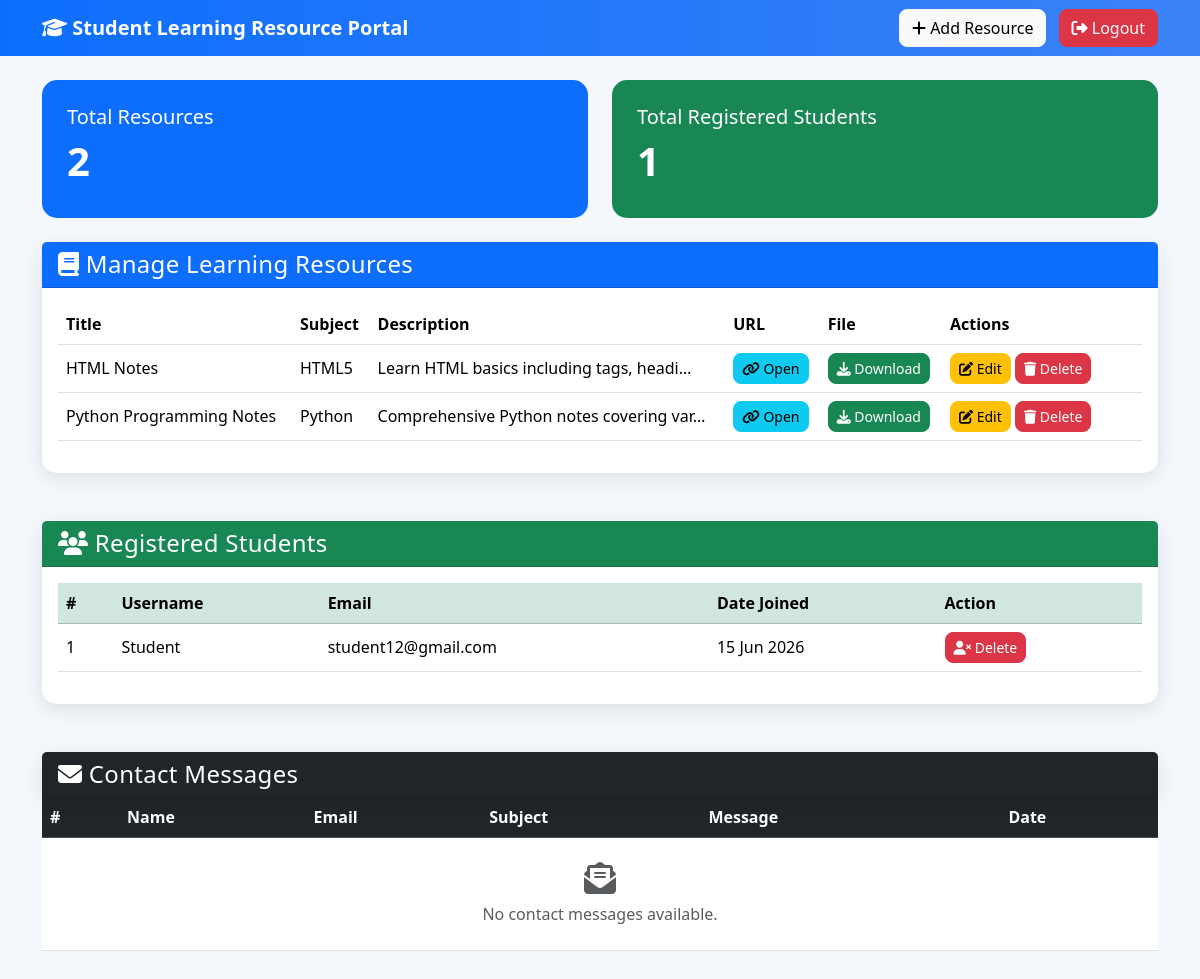
Page /adminpanel/ on the earlier database version.
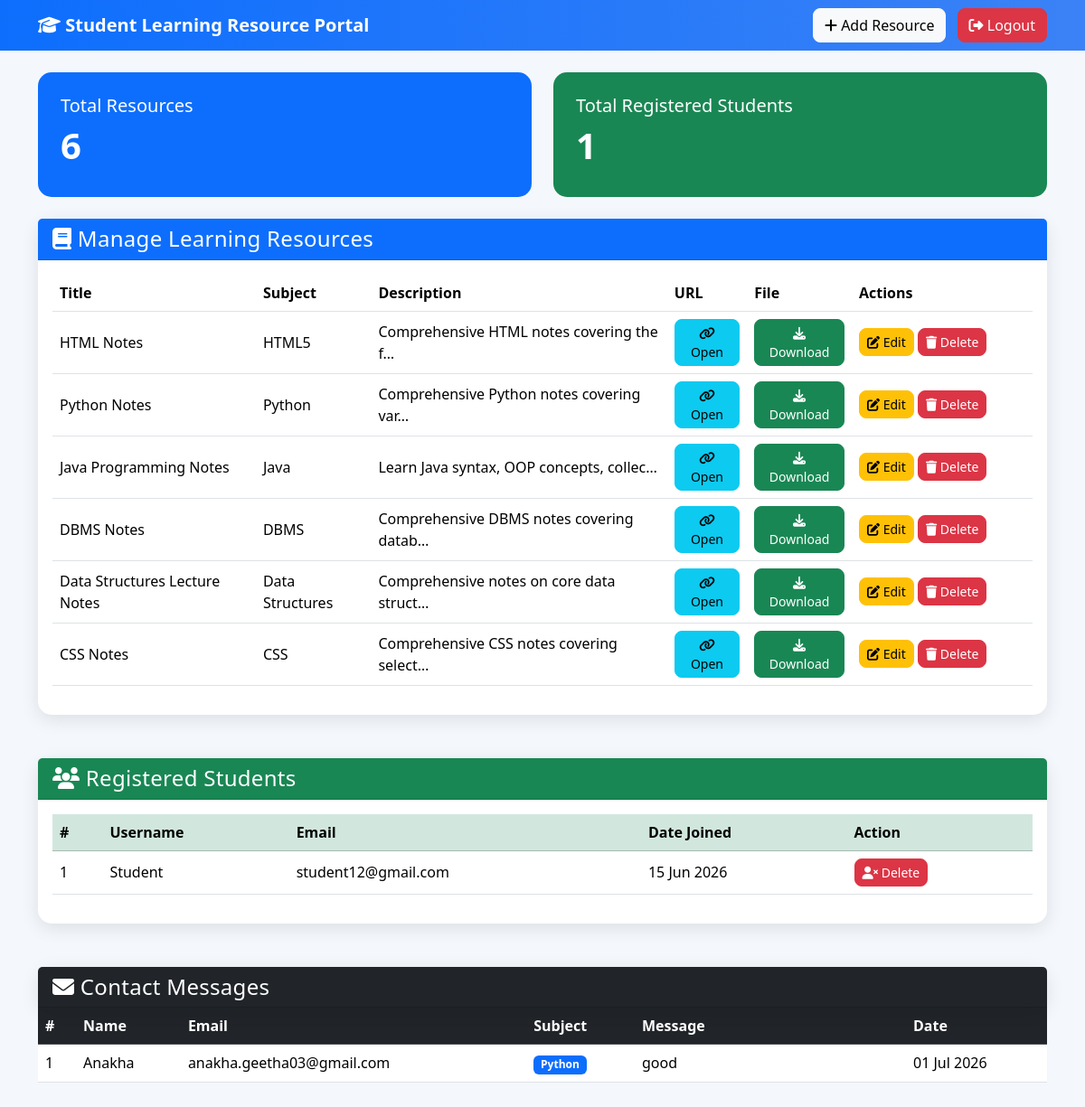
Same page on the later database version.
### studresourceapp/models.py (models this page shows, shortened)
class Resource(models.Model):
    title = models.CharField(max_length=200)
    subject = models.CharField(max_length=100)
    description = models.TextField()
    url = models.URLField()
    file = models.FileField(upload_to='resources/', null=True, blank=True)
    created_at = models.DateTimeField(auto_now_add=True)

class ContactMessage(models.Model):
    name = models.CharField(max_length=100)
    email = models.EmailField()
    subject = models.CharField(max_length=200)
    message = models.TextField()
    created_at = models.DateTimeField(auto_now_add=True)

### adminapp/views.py (the view)
# urls.py: path('', views.dashboard, name='dashboard'),
def dashboard(request):
    resources = Resource.objects.all()
    messages = ContactMessage.objects.all().order_by('-created_at')
    students = User.objects.filter(is_staff=False)
    context = {
        'resources': resources,
        'students': students,
        'resource_count': resources.count(),
        'student_count': students.count(),
        'messages': messages,
    }
    return render(request, 'adminapp/dashboard.html', context)

### adminapp/templates/adminapp/dashboard.html (shortened to what this page needs)
{% load static %}
<!DOCTYPE html>
<html lang="en">
<head>
    <link href="https://cdn.jsdelivr.net/npm/bootstrap@5.3.3/dist/css/bootstrap.min.css" rel="stylesheet">
    <link rel="stylesheet" href="https://cdnjs.cloudflare.com/ajax/libs/font-awesome/6.6.0/css/all.min.css">
</head>
<body>
    <nav class="navbar navbar-expand-lg navbar-dark">
        <div class="container">
            <span class="navbar-brand">
                <i class="fas fa-graduation-cap"></i>
                Student Learning Resource Portal
            </span>
            <div>
                <a href="{% url 'add_resource' %}" class="btn btn-light me-2">
                    <i class="fas fa-plus"></i>
                    Add Resource
                </a>
                <a href="{% url 'admin_logout' %}" class="btn btn-danger">
                    <i class="fas fa-sign-out-alt"></i>
                    Logout
                </a>
            </div>
        </div>
    </nav>
    <div class="container mt-4">
        <div class="row mb-4">
            <div class="col-md-6">
                <div class="stat-card bg-primary">
                    <h5>Total Resources</h5>
                    <h2>{{ resource_count }}</h2>
                </div>
            </div>
            <div class="col-md-6">
                <div class="stat-card bg-success">
                    <h5>Total Registered Students</h5>
                    <h2>{{ student_count }}</h2>
                </div>
            </div>
        </div>
        <div class="card dashboard-card mb-5">
            <div class="card-header bg-primary text-white">
                <h4 class="mb-0">
                    <i class="fas fa-book"></i>
                    Manage Learning Resources
                </h4>
            </div>
            <div class="card-body table-responsive">
                <table class="table table-hover align-middle">
                    <thead>
                        <tr>
                            <th>Title</th>
                            <th>Subject</th>
                            <th>Description</th>
                            <th>URL</th>
                            <th>File</th>
                            <th width="200">Actions</th>
                        </tr>
                    </thead>
                    <tbody>
                        {% for resource in resources %}
                        <tr>
                            <td>{{ resource.title }}</td>
                            <td>{{ resource.subject }}</td>
                            <td>{{ resource.description|truncatechars:40 }}</td>
                            <td>
                                {% if resource.url %}
                                <a href="{{ resource.url }}" target="_blank" class="btn btn-info btn-sm">
                                    <i class="fas fa-link"></i>
                                    Open
                                </a>
                                {% else %}
                                -
                                {% endif %}
                            </td>
                            <td>
                                {% if resource.file %}
                                <a href="{{ resource.file.url }}" download class="btn btn-success btn-sm">
                                    <i class="fas fa-download"></i>
                                    Download
                                </a>
                                {% else %}
                                No File
                                {% endif %}
                            </td>
                            <td>
                                <a href="{% url 'edit_resource' resource.id %}" class="btn btn-warning btn-sm">
                                    <i class="fas fa-edit"></i>
                                    Edit
                                </a>
                                <a href="{% url 'delete_resource' resource.id %}" class="btn btn-danger btn-sm"
                                    onclick="return confirm('Delete this resource?')">
                                    <i class="fas fa-trash"></i>
                                    Delete
                                </a>
                            </td>
                        </tr>
                        {% empty %}
                        <tr>
                            <td colspan="6" class="text-center text-muted">
                                No resources available.
                            </td>
                        </tr>
                        {% endfor %}
                    </tbody>
                </table>
            </div>
        </div>
        <div class="card dashboard-card">
            <div class="card-header bg-success text-white">
                <h4 class="mb-0">
                    <i class="fas fa-users"></i>
                    Registered Students
                </h4>
            </div>
            <div class="card-body">
                <table class="table table-hover align-middle">
                    <thead class="table-success">
                        <tr>
                            <th>#</th>
                            <th>Username</th>
                            <th>Email</th>
                            <th>Date Joined</th>
                            <th>Action</th>
                        </tr>
                    </thead>
                    <tbody>
                        {% for student in students %}
                        <tr>
                            <td>{{ forloop.counter }}</td>
                            <td>{{ student.username }}</td>
                            <td>{{ student.email }}</td>
                            <td>{{ student.date_joined|date:"d M Y" }}</td>
                            <td>
                                {% if request.user.id != student.id %}
                                <a href="{% url 'delete_student' student.id %}" class="btn btn-danger btn-sm"
                                    onclick="return confirm('Are you sure you want to delete this student?');">
                                    <i class="fas fa-user-times"></i>
                                    Delete
                                </a>
                                {% else %}
                                <button class="btn btn-secondary btn-sm" disabled>
                                    Current User
                                </button>
                                {% endif %}
                            </td>
                        </tr>
                        {% empty %}
                        <tr>
                            <td colspan="5" class="text-center text-muted">
                                No students registered.
                            </td>
                        </tr>
                        {% endfor %}
                    </tbody>
                </table>
            </div>
        </div>
    </div>
    <div class="container mb-5">
        <div class="card dashboard-card mt-5">
            <div class="card-header bg-dark text-white">
                <h4 class="mb-0">
                    <i class="fas fa-envelope"></i>
                    Contact Messages
                </h4>
            </div>
        </div>
        <div class="card-body table-responsive">
            <table class="table table-hover align-middle">
                <thead class="table-dark">
                    <tr>
                        <th>#</th>
                        <th>Name</th>
                        <th>Email</th>
                        <th>Subject</th>
                        <th width="300">Message</th>
                        <th>Date</th>
                    </tr>
                </thead>
                <tbody>
                    {% for message in messages %}
                    <tr>
                        <td>{{ forloop.counter }}</td>
                        <td>{{ message.name }}</td>
                        <td>{{ message.email }}</td>
                        <td>
                            <span class="badge bg-primary">
                                {{ message.subject }}
                            </span>
                        </td>
                        <td>
                            <span title="{{ message.message }}">
                                {{ message.message|truncatechars:40 }}
                            </span>
                        </td>
                        <td>
                            {{ message.created_at|date:"d M Y" }}
                        </td>
                    </tr>
                    {% empty %}
                    <tr>
                        <td colspan="6" class="text-center text-muted py-4">
                            <i class="fas fa-envelope-open-text fa-2x mb-2"></i>
                            <br>
                            No contact messages available.
                        </td>
                    </tr>
                    {% endfor %}
                </tbody>
            </table>
        </div>
    </div>
</body>
</html>

### adminapp/templates/adminapp/dashboard.html (style rules this page uses)
body { background: #f4f7fc; }
.navbar { background: linear-gradient(90deg, #0d6efd, #3b82f6); }
.dashboard-card { border: none; border-radius: 15px; box-shadow: 0 5px 20px rgba(0, 0, 0, .1); }
.stat-card { border: none; border-radius: 15px; color: white; padding: 25px; }
.table { background: white; }
.table thead { background: #0d6efd; color: white; }
.btn { border-radius: 8px; }
.card-header { font-size: 20px; font-weight: 600; letter-spacing: .3px; }
.stat-card h2 { font-size: 40px; font-weight: 700; }
.navbar-brand { font-weight: 700; }

Differences in the rows shown:
changed Resource "HTML Notes": description "Learn HTML basics including tags, headi…" → "Comprehensive HTML notes covering the f…"
changed Resource "Python": title "Python Programming Notes" → "Python Notes"
added Resource: title "Java Programming Notes", subject "Java", description "Learn Java syntax, OOP concepts, collec…"
added Resource: title "DBMS Notes", subject "DBMS", description "Comprehensive DBMS notes covering datab…"
added Resource: title "Data Structures Lecture Notes", subject "Data Structures", description "Comprehensive notes on core data struct…"
added Resource: title "CSS Notes", subject "CSS", description "Comprehensive CSS notes covering select…"
added ContactMessage: name "Anakha", email "anakha.geetha03@gmail.com", subject "Python", message "good", created_at "01 Jul 2026"
Other differences:
{{ resource_count }}: "2" → "6"
text no longer shown: "No contact messages available."
